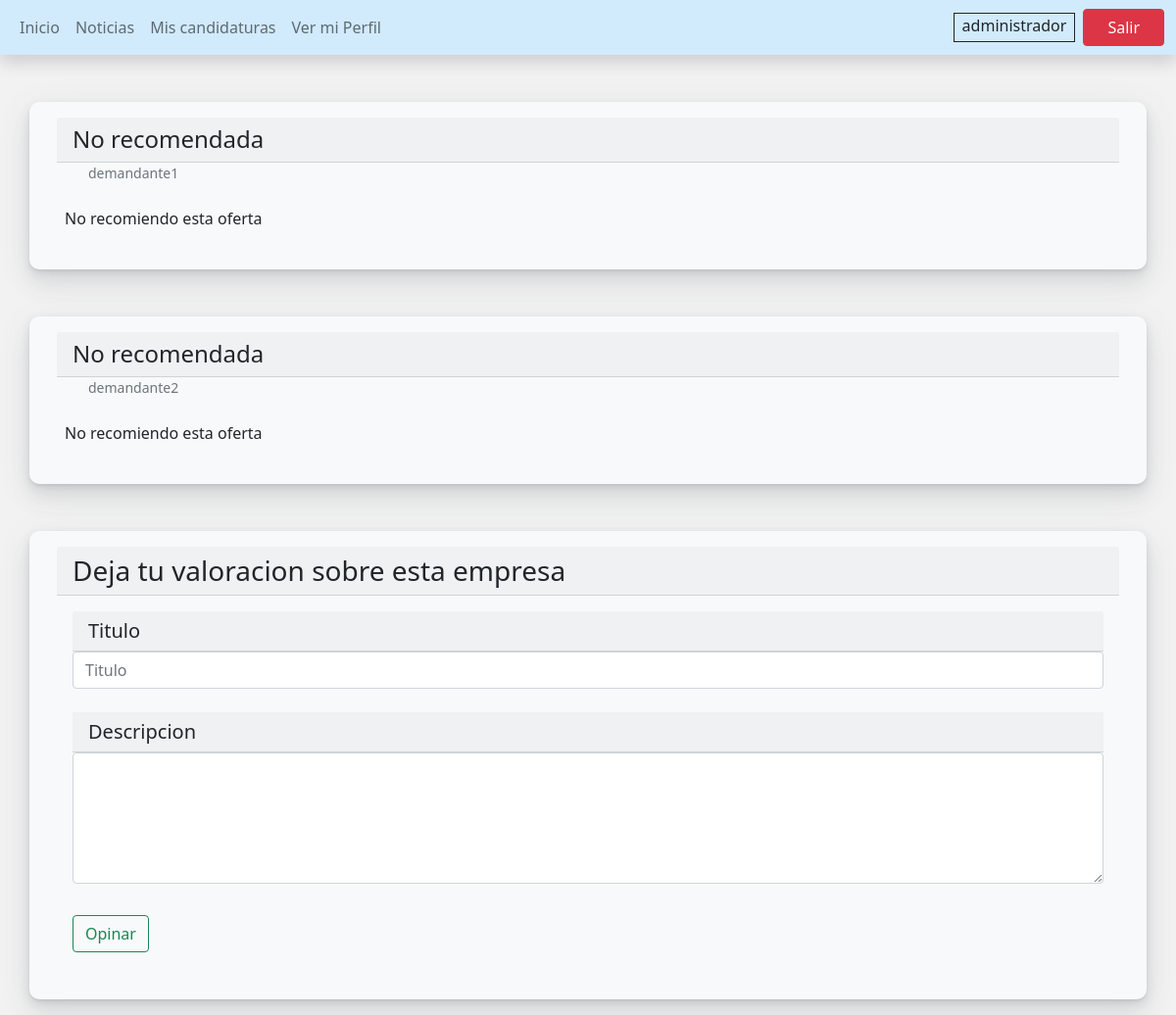
The page /opiniones_empresa_users.php (signed in) on the database its author committed.
### tables this page shows
CREATE TABLE `valoraciones` (
  `id_valoracion` int(10) NOT NULL,
  `id_demandante` int(10) NOT NULL,
  `id_empresa` int(10) NOT NULL,
  `titulo_valoracion` varchar(30) NOT NULL,
  `texto_valoracion` varchar(500) NOT NULL
);

CREATE TABLE `usuarios` (
  `id_usuario` int(10) NOT NULL,
  `rol` varchar(15) NOT NULL,
  `nombre_usuario` varchar(25) NOT NULL,
  `email` varchar(20) NOT NULL,
  `password` varchar(15) NOT NULL
);

### opiniones_empresa_users.php (the view, shortened to what this page needs)
<?php
include 'funciones_conexion.php';
$conn = conexion();
$id_emp = $_GET['id_empresa1'];
$sql = "SELECT * FROM valoraciones Val INNER JOIN  demandante De ON Val.id_demandante = De.id_demandante
INNER JOIN  usuarios Ur ON De.id_usuario = Ur.id_usuario
  WHERE Val.id_empresa ='$id_emp'";
if($rs = $conn->query($sql)){
  if($rs->num_rows<0){
  die("Error en sacar los datos de la DB");
}
}
?>
<html lang="es">
  <head>
    <link href="css/bootstrap.min.css" rel="stylesheet" >
    <link href="css/bootstrap.css" rel="stylesheet" >
    <link href="fontawesome/css/all.min.css" rel="stylesheet" />
  </head>
  <body style="background-color: #f2f2f2;">
    <nav class="navbar navbar-expand-lg navbar-light shadow" style="background-color: #D1EAFC;">
      <div class="container-fluid">
    <div class="collapse navbar-collapse" id="navbarNav">
          <ul class="navbar-nav">
            <li class="nav-item">
              <a class="nav-link " aria-current="page" href="vista_usuario.php">Inicio</a>
            </li>
            <li class="nav-item">
              <a class="nav-link" href="#">Noticias</a>
            </li>
            <li class="nav-item">
              <a class="nav-link " href="mis_candidaturas.php">Mis candidaturas</a>
            </li>
            <li class="nav-item">
              <a class="nav-link" href="ver_perfil_usuario.html">Ver mi Perfil</a>
            </li>
          </ul>
        </div>
          <ul class="navbar-nav ">
            <p class="px-2 m-1 mx-2 border border-dark"><?=$_SESSION['nombre'] ;?></p>
            <li class="nav-item">
              <a href="logout.php" class="btn btn-danger px-4">Salir</a>
            </li>
          </ul>
        </div>
    </nav>
    <div class="col-md-12 center justify-content-center">
  <?php   $datos = $rs->fetch_assoc();
         while($datos) { ?>
  <div class="card mb-3 container-md bg-light   mt-5 border-light" >
  <div class="card-body">
    <h4 class="card-header"><?=$datos['titulo_valoracion'];?></h4>
    <ul>   <li class=" list-inline-item card-text"><small class="text-muted align-bottom"><?=$datos['nombre_usuario'];?></small></li><br>
  </ul>
    <div class="d-flex ">
    <p class="card-text m-2"><?=$datos['texto_valoracion']; ?></p>     </div>
  </div>
  </div>
  <?php  $datos = $rs->fetch_assoc();
  }  $rs->free();
  ?>
  </div>
  <div class="col-md-12 center justify-content-center ">
    <div class="card mb-3 container-md bg-light   mt-5 border-light" >
    <div class="card-body">
      <h3 class="card-header">Deja tu valoracion sobre esta empresa</h3>
      <div class="form-group">
        <form class="card-body form-group"  method="post">
  <h5 class="card-header">Titulo</h5>
  <input class="form-control" placeholder="Titulo" type="text" name="titulo" required> <br>
  <h5 class="card-header">Descripcion</h5>
  <textarea class="form-control" rows="5" type="text" name="texto" id="comment"></textarea>
  <input style="margin-top: 3%;" type="submit" class="btn btn-outline-success" value="Opinar" name="btn_opinar">
</form>
</div>
    </div>
    </div>
  </body>
</html>

### rows shown on the page
valoraciones: titulo_valoracion "No recomendada", usuarios.nombre_usuario "demandante1", texto_valoracion "No recomiendo esta oferta", usuarios.nombre_usuario "demandante2"

### other values the page prints
$_SESSION['nombre'] "administrador"
